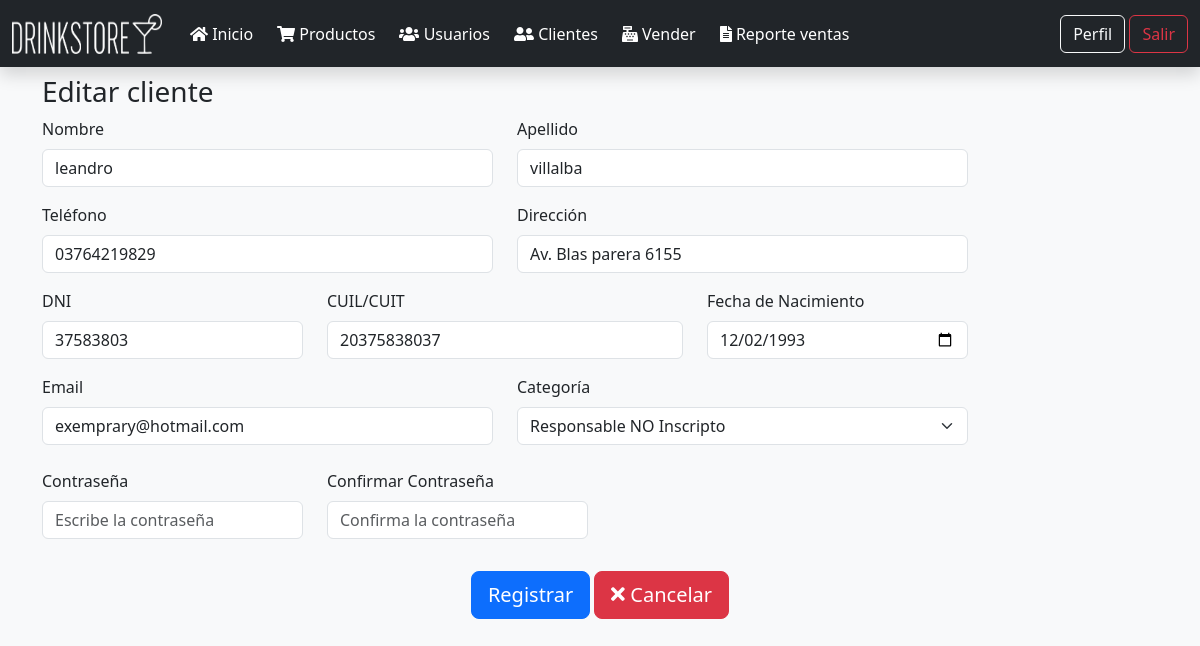
/ventas/editar_cliente.php?id=1 (signed in), run on the app's committed database.
### tables this page shows
CREATE TABLE `cliente` (
  `id` int NOT NULL,
  `nombre` varchar(45) NOT NULL,
  `apellido` varchar(45) NOT NULL,
  `direccion` varchar(45) NOT NULL,
  `fechaNacimiento` datetime NOT NULL,
  `email` varchar(45) DEFAULT NULL,
  `telefono` varchar(45) NOT NULL,
  `cuil_cuit` varchar(45) NOT NULL,
  `dni` varchar(45) NOT NULL,
  `categoria_cliente_id` int NOT NULL,
  `pass` varchar(45) NOT NULL
);

### ventas/funciones.php (called while the page is built, shortened)
<?php
function select($sentencia, $parametros = [])
{
    $bd = conectarBaseDatos();
    $respuesta = $bd->prepare($sentencia);
    $respuesta->execute($parametros);
    return $respuesta->fetchAll();
}
function obtenerCategoriasCliente()
{
    $sentencia = "SELECT id, nombre FROM categoria_cliente ORDER BY nombre";
    $parametros = [];
    return select($sentencia, $parametros);
}
function obtenerClientePorId($id)
{
    $sentencia = "SELECT * FROM cliente WHERE id = ?";
    $cliente = select($sentencia, [$id]);
    if ($cliente) return $cliente[0];
}
function conectarBaseDatos()
{
    $host = "localhost";
    $db   = "drinkstore_db";
    $user = "root";
    $pass = "";
    $charset = 'utf8mb4';
    $options = [
        \PDO::ATTR_ERRMODE            => \PDO::ERRMODE_EXCEPTION,
        \PDO::ATTR_DEFAULT_FETCH_MODE => \PDO::FETCH_OBJ,
        \PDO::ATTR_EMULATE_PREPARES   => false,
    ];
    $dsn = "mysql:host=$host;dbname=$db;charset=$charset";
    try {
        $pdo = new \PDO($dsn, $user, $pass, $options);
        return $pdo;
    } catch (\PDOException $e) {
        throw new \PDOException($e->getMessage(), (int)$e->getCode());
    }
}

### ventas/editar_cliente.php (the view, shortened to what this page needs)
<?php
include_once "encabezado.php";
include_once "navbar.php";
include_once "funciones.php";
$id = $_GET['id'];
$cliente = obtenerClientePorId($id);
?>
<div class="container">
    <h3><?php echo isset($cliente->nombre) ? 'Editar cliente' : 'Agregar cliente'; ?></h3>
    <form method="post">
        <div class="row">
            <div class="mb-3 col-md-5">
                <label for="nombre" class="form-label">Nombre</label>
                <input type="text" name="nombre" class="form-control" value="<?php echo isset($cliente->nombre) ? $cliente->nombre : ''; ?>" id="nombre" placeholder="Escribe el nombre del cliente">
            </div>
            <div class="mb-3 col-md-5">
                <label for="apellido" class="form-label">Apellido</label>
                <input type="text" name="apellido" class="form-control" value="<?php echo isset($cliente->apellido) ? $cliente->apellido : ''; ?>" id="apellido" placeholder="Escribe el apellido del cliente">
            </div>
        </div>
        <div class="row">
            <div class="mb-3 col-md-5">
                <label for="telefono" class="form-label">Teléfono</label>
                <input type="text" name="telefono" class="form-control" value="<?php echo isset($cliente->telefono) ? $cliente->telefono : ''; ?>" id="telefono" placeholder="Ej. 2111568974">
            </div>
            <div class="mb-3 col-md-5">
                <label for="direccion" class="form-label">Dirección</label>
                <input type="text" name="direccion" class="form-control" value="<?php echo isset($cliente->direccion) ? $cliente->direccion : ''; ?>" id="direccion" placeholder="Ej. Av Collar 1005 Col Las Cruces">
            </div>
        </div>
        <div class="row">
            <div class="mb-3 col-md-3">
                <label for="dni" class="form-label">DNI</label>
                <input type="text" name="dni" class="form-control" value="<?php echo isset($cliente->dni) ? $cliente->dni : ''; ?>" id="dni" placeholder="Ej. 12345678">
            </div>
            <div class="mb-3 col-md-4">
                <label for="cuil_cuit" class="form-label">CUIL/CUIT</label>
                <input type="text" name="cuil_cuit" class="form-control" value="<?php echo isset($cliente->cuil_cuit) ? $cliente->cuil_cuit : ''; ?>" id="cuil_cuit" placeholder="Ej. 20-12345678-9">
            </div>
            <div class="mb-3 col-md-3">
                <label for="fecha_nacimiento" class="form-label">Fecha de Nacimiento</label>
                <input type="date" name="fecha_nacimiento" class="form-control" value="<?php echo isset($cliente->fechaNacimiento) ? date('Y-m-d', strtotime($cliente->fechaNacimiento)) : ''; ?>" id="fecha_nacimiento">
            </div>
        </div>
        <div class="row">
            <div class="mb-3 col-md-5">
                <label for="email" class="form-label">Email</label>
                <input type="email" name="email" class="form-control" value="<?php echo isset($cliente->email) ? $cliente->email : ''; ?>" id="email" placeholder="Ej. ejemplo@correo.com">
            </div>
            <div class="mb-3 col-md-5">
                <label for="categoria" class="form-label">Categoría</label>
                <select name="categoria" class="form-select" id="categoria" required>
                    <?php
                    try {
                        $categoriasCliente = obtenerCategoriasCliente();
                        if (count($categoriasCliente) > 0) {
                            foreach ($categoriasCliente as $categoriaCliente) {
                                $selected = ($categoriaCliente->id == $cliente->categoria_cliente_id) ? 'selected' : '';
                                echo '<option value="' . $categoriaCliente->id . '" ' . $selected . '>' . $categoriaCliente->nombre . '</option>';
                            }
                        } else {
                            echo '<option value="">No hay categorías disponibles</option>';
                        }
                    } catch (PDOException $e) {
                        echo '<option value="">Error al obtener categorías</option>';
                    }
                    ?>
                </select>
            </div>
        </div>
        <div class="row">
            <div class="mb-3 col-md-3">
                <label for="password" class="form-label">Contraseña</label>
                <input type="password" name="password" class="form-control" id="password" placeholder="Escribe la contraseña">
            </div>
            <div class="mb-3 col-md-3">
                <label for="confirm_password" class="form-label">Confirmar Contraseña</label>
                <input type="password" name="confirm_password" class="form-control" id="confirm_password" placeholder="Confirma la contraseña">
            </div>
        </div>
        <div class="text-center mt-3">
            <input type="submit" name="registrar" value="Registrar" class="btn btn-primary btn-lg">
            <a href="clientes.php" class="btn btn-danger btn-lg">
                <i class="fa fa-times"></i>
                Cancelar
            </a>
        </div>
    </form>
</div>

### data on the page
cliente: nombre "leandro", apellido "villalba", telefono "03764219829", direccion "Av. Blas parera 6155", dni "37583803", cuil_cuit "20375838037", fecha_nacimiento "12/02/1993", email "exemprary@hotmail.com"

### other printed values
form field categoria "Responsable NO Inscripto"
